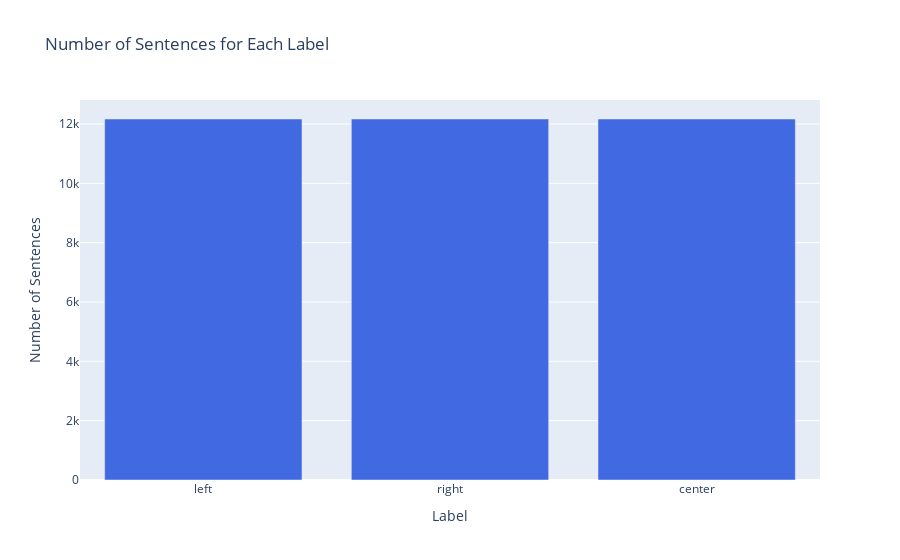

Source (notebook cell):
### Markdown cell above
### Data Distribution

### Code cell
# Calculating number of sentences for each label
label_counts = df['label'].value_counts()

# bar graph using Plotly
fig = go.Figure(data=[go.Bar(
    x=label_counts.index,  # x-axis labels (labels)
    y=label_counts.values,  # y-axis values (counts)
    marker_color='royalblue'  # color of bars
)])

# customizing layout
fig.update_layout(
    title='Number of Sentences for Each Label',
    xaxis_title='Label',
    yaxis_title='Number of Sentences',
    xaxis={'categoryorder': 'total descending'}  # sort x-axis labels by total descending
)

# plot
fig.show()

### Figure 1 — Plotly figure (JSON) as saved in the notebook; plotly's stock layout.template omitted (floating-point values rounded to 4 significant figures)
{"data": [{"marker": {"color": "royalblue"}, "type": "bar", "x": ["left", "right", "center"], "y": [12167, 12167, 12167]}], "layout": {"title": {"text": "Number of Sentences for Each Label"}, "xaxis": {"categoryorder": "total descending", "title": {"text": "Label"}}, "yaxis": {"title": {"text": "Number of Sentences"}}}}
